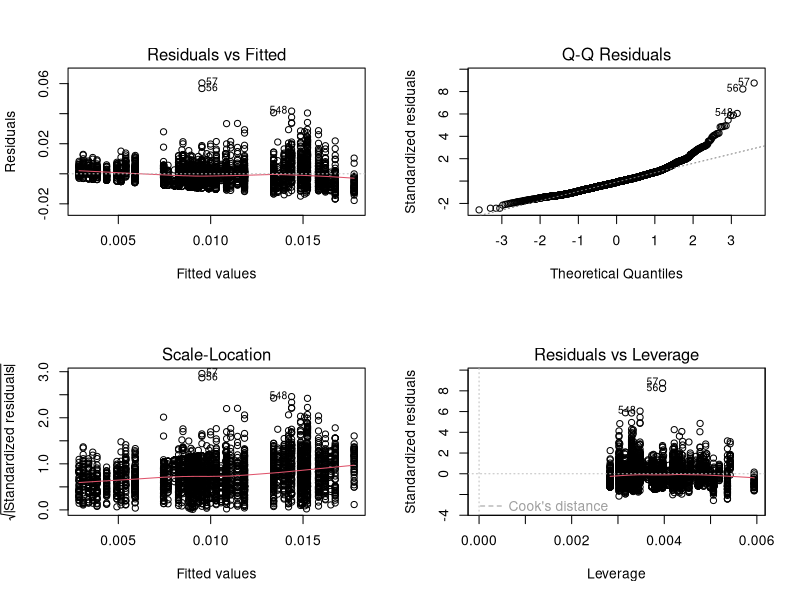

This chart was generated by the following R code: (Note: this script raises an error after producing the figure.)
## ---- chunk 1
library(car)
library(lme4)
library(MASS)
library(lmtest)
library(glmnet)
library(ggplot2)
library(emmeans)
library(sandwich)
library(tidyverse)
library(lubridate)
## ---- chunk 2
df <- read.csv("data/modeling_processed.csv") 
## ---- chunk 3
# convert categorical columns to factors
df$works <- as.factor(df$works)
df$engine <- as.factor(df$engine)
df$Year <- as.factor(df$Year)

# standardize performance within each race and flag extreme outliers
df <- df %>%
  group_by(Year, EventName) %>%   # group by race session (each qualifying event)
  mutate(FastestQ1 = min(Q1_time, na.rm = TRUE),              # fastest lap time in that session
         GapToFastest = Q1_time - FastestQ1,                  # absolute time gap to fastest driver
         PerToFastest = GapToFastest / FastestQ1,             # relative gap (percentage difference)
         is_beyond_107 = ifelse(PerToFastest > 0.07, 1, 0)    # flag laps slower than 107% rule
         ) %>% ungroup()  

# split data out by outliers
df_fast <- df %>% filter(is_beyond_107 == 0)         # within 107%      
df_slow <- df %>% filter(is_beyond_107 == 1)         # beyond 107% 

# center throttle variable
df$Throttle_Centered <- df$FullThrottlePct - mean(df$FullThrottlePct)
## ---- chunk 4
# fit multiple regression model
model_v1 <- lm(PerToFastest ~ works + engine + Year, data = df_fast)

# get model summary
summary(model_v1)
cat("\n----------------\n")

# ANOVA table
car::Anova(model_v1, type = 2)
## ---- chunk 5
par(mfrow = c(2,2))
# get plots
plot(model_v1)     

# normality
shapiro.test(residuals(model_v1))    
cat("\n----------------\n")

# equal variance
car::leveneTest(PerToFastest ~ interaction(works, engine, Year), data = df_fast)
cat("\n----------------\n")

# independence
lmtest::dwtest(model_v1)

# VIF
vif(model_v1)
## ---- chunk 6
# have to add constant to response because it has to be positive and we have 0s
model_v1_shift <- lm(PerToFastest + 1e-6 ~ works + engine + Year, data = df_fast)

# run box-cox
bc <- boxcox(model_v1_shift)
lambda_opt <- bc$x[which.max(bc$y)]

# output lambda
lambda_opt
## ---- chunk 7
# fit model 
model_v2 <- lm(sqrt(PerToFastest) ~ works + engine + Year, data = df_fast)

# get model summary
summary(model_v2)
cat("\n----------------\n")

# ANOVA table
car::Anova(model_v2, type = 2)
## ---- chunk 8
par(mfrow = c(2,2))
# get plots
plot(model_v2)

# normality
shapiro.test(residuals(model_v2))    
cat("\n----------------\n")

# equal variance
car::leveneTest(sqrt(PerToFastest) ~ interaction(works, engine, Year), data = df_fast)
cat("\n----------------\n")

# independence
lmtest::dwtest(model_v2)

# VIF
vif(model_v2)
## ---- chunk 9
# fit model (add throttle as a covariate)
model_v3 <- lm(PerToFastest ~ works + engine + Year + FullThrottlePct, data = df_fast)

# model summary
summary(model_v3)
cat("\n----------------\n")

# ANCOVA table
car::Anova(model_v3, type = 2)

# Proportionality
test_interaction <- lm(PerToFastest ~ works * FullThrottlePct + engine * FullThrottlePct, data = df_fast)
anova(test_interaction)
## ---- chunk 10
par(mfrow = c(2,2))
# get plots
plot(model_v3)     

# normality
shapiro.test(residuals(model_v3))    
cat("\n----------------\n")

# independence
lmtest::dwtest(model_v3)

# VIF
vif(model_v3)
## ---- chunk 11
# fit model
model_v4 <- lm(PerToFastest ~ Year * works * engine, data = df_fast)

# model summary
summary(model_v4)
cat("\n----------------\n")

# ANOVA table
car::Anova(model_v4, type = 2)
## ---- chunk 12
par(mfrow = c(2,2))
# get plots
plot(model_v4)     

# normality
shapiro.test(residuals(model_v4))    
cat("\n----------------\n")

# independence
lmtest::dwtest(model_v4)
## ---- chunk 13
# pairwise engine comparisons within each year x work combination
emmeans(model_v4, pairwise ~ engine | Year * works)
cat("\n----------------\n")

# pairwise works comparisons within each year x engine combination
emmeans(model_v4, pairwise ~ works | Year * engine)
## ---- chunk 14
# create a temp model that does not use year
model_v4_noyear <- lm(PerToFastest ~ works * engine, data = df_fast)

# pairwise works comparisons within engine
emmeans(model_v4_noyear, pairwise ~ works | engine, adjust = "bonferroni")

# create a temp model that does not use engine
model_v4_noengine <- lm(PerToFastest ~ Year * works, data = df_fast)

# pairwise works comparisons within engine
emmeans(model_v4_noengine, pairwise ~ works | Year, adjust = "bonferroni")
## ---- chunk 15
anova(model_v1, model_v3, model_v4)
